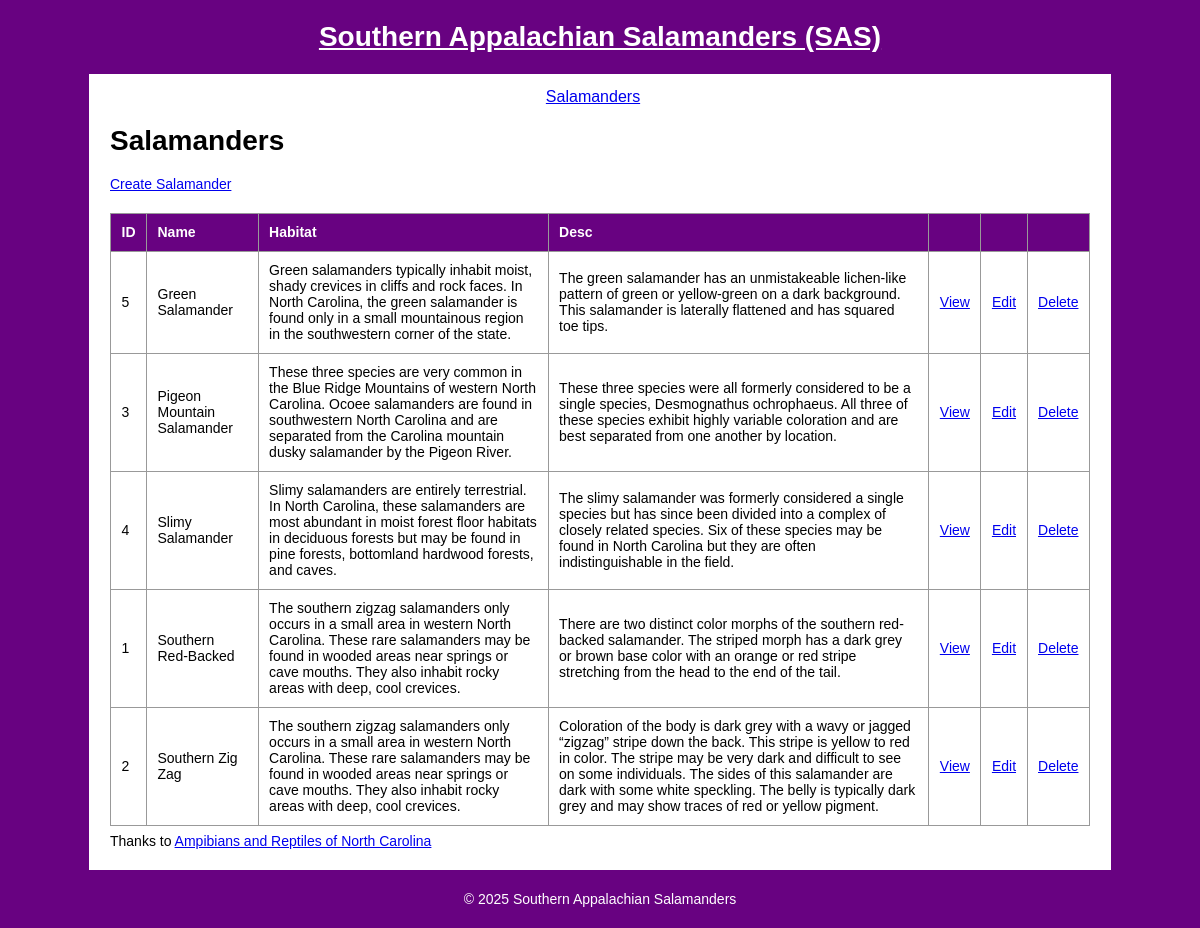
The app's page /salamanders/index.php with its own data.
### tables this page shows
CREATE TABLE `salamander` (
  `id` int(11) NOT NULL  PRIMARY KEY AUTO_INCREMENT,
  `name` varchar(255) NOT NULL,
  `habitat` text,
  `description` text
);

### private/functions.php (called while the page is built, shortened)
<?php
function url_for($script_path) {
  if($script_path[0] != '/') {
    $script_path = "/" . $script_path;
  }
  return WWW_ROOT . $script_path;
}
function u($string="") {
  return urlencode($string);
}
function h($string="") {
  return htmlspecialchars($string);
}

### private/query_functions.php (called while the page is built, shortened)
<?php
function find_all_salamanders() {
    global $db;
    $sql = "SELECT * FROM salamander ";
    $sql .= "ORDER BY name ASC";
    $result = mysqli_query($db, $sql);
    return $result;
}

### public/salamanders/index.php (the view, shortened to what this page needs)
<?php
$salamander_set = find_all_salamanders();
include(SHARED_PATH . '/salamander-header.php');
?>
<h1>Salamanders</h1>
<a href="<?= url_for('salamanders/new.php'); ?>">Create Salamander</a>
<table class="list">
  <tr class="list">
    <th>ID</th>
    <th>Name</th>
    <th>Habitat</th>
    <th>Desc</th>
    <th>&nbsp;</th>
    <th>&nbsp;</th>
    <th>&nbsp;</th>
  </tr>
  <?php while ($salamander = mysqli_fetch_assoc($salamander_set)) { ?>
    <tr>
      <td><?= h($salamander['id']); ?></td>
      <td><?= h($salamander['name']); ?></td>
      <td><?= h($salamander['habitat']); ?></td>
      <td><?= h($salamander['description']); ?></td>
      <td><a class="action" href="<?= url_for('salamanders/show.php?id=' . h(u($salamander['id']))); ?>">View</a></td>
      <td><a class="action" href="<?= url_for('salamanders/edit.php?id=' . h(u($salamander['id']))); ?>">Edit</a></td>
      <td><a class="action" href="<?= url_for('salamanders/delete.php?id=' . h(u($salamander['id']))); ?>">Delete</a></td>
    </tr>
  <?php } ?>
</table>
Thanks to <a href="https://herpsofnc.org">Ampibians and Reptiles of North Carolina</a>
<?php include(SHARED_PATH . '/salamander-footer.php'); ?>

### private/shared/salamander-header.php (shortened to what this page needs)
<!doctype html>
<html lang="en">
<head>
  <link rel="stylesheet" href="<?= url_for('stylesheets/salamanders.css'); ?>">
</head>
<body>
  <div id="wrapper">
    <header>
      <h1><a href="<?= url_for('/'); ?>">Southern Appalachian Salamanders (SAS)</a></h1>
    </header>
    <nav>
      <ul>
        <li><a href="<?= url_for('salamanders/'); ?>">Salamanders</a></li>
      </ul>
    </nav>

### private/shared/salamander-footer.php (shortened to what this page needs)
<footer>
 &copy; <?php echo date('Y'); ?> Southern Appalachian Salamanders
</footer>
</body>
</html>

### public/stylesheets/salamanders.css (style rules this page uses)
html, body { margin: 0; padding: 0; }
html { font: 14px Arial, Helvetica, sans-serif; }
body { background-color: #680281; }
#wrapper { background-color: #fff; width: 100%; max-width: 980px; margin: 0 auto; padding: 1.5rem; }
header { align-items: center; background-color: #680281; color: #fff; display: flex; justify-content: center; margin: -1.5rem -1.5rem 0; padding: 1.5rem; }
header h1 { margin: 0; text-align: center; }
header a { color: #fff; }
nav { margin-top: 1rem; text-align: center; }
nav ul { list-style: none; padding: 0; margin: 0; }
nav ul li { display: inline-block; margin-right: 1rem; }
nav a { font-size: 16px; }
footer { background-color: #680281; color: white; margin: 1.5rem -1.5rem -1.5rem; padding: 1.5rem; text-align: center; }
table { border-collapse: collapse; margin: 1.5rem 0 .5rem; width: 100%; }
table th, table td { border: 1px solid #999999; padding: .75rem; text-align: left; }
table th { background-color: #680281; color: white; }

### records on screen
salamander: id "5", name "Green Salamander", habitat "Green salamanders typically inhabit moist, shady crevices in cliffs and rock faces. In North Carolina, the green salamander is found only in a small mountainous region in the southwestern corner of the state.", description "The green salamander has an unmistakeable lichen-like pattern of green or yellow-green on a dark background. This salamander is laterally flattened and has squared toe tips."
salamander: id "3", name "Pigeon Mountain Salamander", habitat "These three species are very common in the Blue Ridge Mountains of western North Carolina. Ocoee salamanders are found in southwestern North Carolina and are separated from the Carolina mountain dusky salamander by the Pigeon River.", description "These three species were all formerly considered to be a single species, Desmognathus ochrophaeus. All three of these species exhibit highly variable coloration and are best separated from one another by location."
salamander: id "4", name "Slimy Salamander", habitat "Slimy salamanders are entirely terrestrial. In North Carolina, these salamanders are most abundant in moist forest floor habitats in deciduous forests but may be found in pine forests, bottomland hardwood forests, and caves.", description "The slimy salamander was formerly considered a single species but has since been divided into a complex of closely related species. Six of these species may be found in North Carolina but they are often indistinguishable in the field."
salamander: id "1", name "Southern Red-Backed", habitat "The southern zigzag salamanders only occurs in a small area in western North Carolina. These rare salamanders may be found in wooded areas near springs or cave mouths. They also inhabit rocky areas with deep, cool crevices.", description "There are two distinct color morphs of the southern red-backed salamander. The striped morph has a dark grey or brown base color with an orange or red stripe stretching from the head to the end of the tail."
salamander: id "2", name "Southern Zig Zag", habitat "The southern zigzag salamanders only occurs in a small area in western North Carolina. These rare salamanders may be found in wooded areas near springs or cave mouths. They also inhabit rocky areas with deep, cool crevices.", description "Coloration of the body is dark grey with a wavy or jagged “zigzag” stripe down the back. This stripe is yellow to red in color. The stripe may be very dark and difficult to see on some individuals. The sides of this salamander are dark with some white speckling. The belly is typically dark grey and may show traces of red or yellow pigment."
